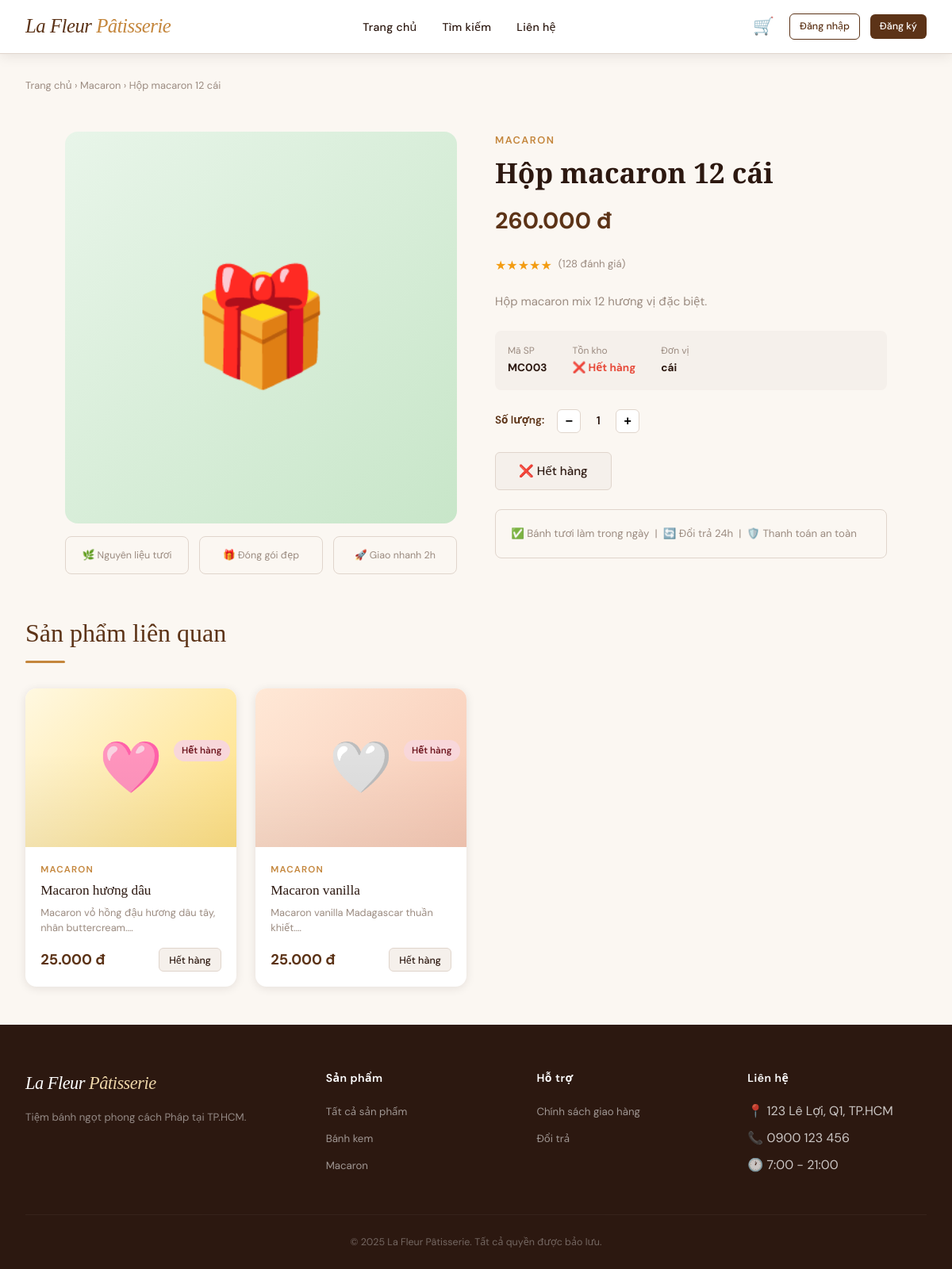
/product.php?id=11, run on the app's committed database.
### tables this page shows
CREATE TABLE products (
    id              INT UNSIGNED AUTO_INCREMENT PRIMARY KEY,
    category_id     INT UNSIGNED NOT NULL,
    code            VARCHAR(50)  NOT NULL UNIQUE,
    name            VARCHAR(200) NOT NULL,
    emoji           VARCHAR(10)  DEFAULT '',
    description     TEXT,
    image_path      VARCHAR(300) DEFAULT '',       
    unit            VARCHAR(30)  DEFAULT 'cái',
     
    cost_price      DECIMAL(12,2) NOT NULL DEFAULT 0,    
    profit_rate     DECIMAL(5,2)  NOT NULL DEFAULT 0,    
     
    stock           INT          NOT NULL DEFAULT 0,
    is_active       TINYINT(1)  NOT NULL DEFAULT 1,      
    created_at      DATETIME    NOT NULL DEFAULT CURRENT_TIMESTAMP,
    FOREIGN KEY (category_id) REFERENCES categories(id) ON UPDATE CASCADE
);

CREATE TABLE categories (
    id          INT UNSIGNED AUTO_INCREMENT PRIMARY KEY,
    name        VARCHAR(100) NOT NULL,
    emoji       VARCHAR(10)  DEFAULT '',
    description TEXT,
    is_active   TINYINT(1)  NOT NULL DEFAULT 1,
    created_at  DATETIME    NOT NULL DEFAULT CURRENT_TIMESTAMP
);

### includes/auth.php (called while the page is built, shortened)
<?php
function auth_user(): ?array {
    return $_SESSION[SESSION_USER] ?? null;
}

### includes/functions.php (called while the page is built, shortened)
<?php
function h(string $s): string {
    return htmlspecialchars($s, ENT_QUOTES | ENT_HTML5, 'UTF-8');
}
function format_currency(float $n): string {
    return number_format($n, 0, ',', '.') . ' đ';
}
function calc_sell_price(float $costPrice, float $profitRate): float {
    return round($costPrice * (1 + $profitRate / 100));
}
function sanitize_int(mixed $v, int $default = 0): int {
    return filter_var($v, FILTER_VALIDATE_INT) !== false ? (int)$v : $default;
}

### includes/db.php (called while the page is built, shortened)
<?php
function db(): PDO {
    static $pdo = null;
    if ($pdo === null) {
        $dsn = 'mysql:host=' . DB_HOST . ';dbname=' . DB_NAME . ';charset=' . DB_CHARSET;
        $options = [
            PDO::ATTR_ERRMODE            => PDO::ERRMODE_EXCEPTION,
            PDO::ATTR_DEFAULT_FETCH_MODE => PDO::FETCH_ASSOC,
            PDO::ATTR_EMULATE_PREPARES   => false,
        ];
        try {
            $pdo = new PDO($dsn, DB_USER, DB_PASS, $options);
        } catch (PDOException $e) {
            error_log('DB Connection error: ' . $e->getMessage());
            die('<div style="font-family:sans-serif;padding:2rem;color:#c0392b">
                    ⚠️ Không thể kết nối cơ sở dữ liệu. Vui lòng thử lại sau.
                 </div>');
        }
    }
    return $pdo;
}
function db_query(string $sql, array $params = []): array {
    $stmt = db()->prepare($sql);
    $stmt->execute($params);
    return $stmt->fetchAll();
}
function db_row(string $sql, array $params = []): ?array {
    $stmt = db()->prepare($sql);
    $stmt->execute($params);
    $row = $stmt->fetch();
    return $row ?: null;
}

### product.php (the view, shortened to what this page needs)
<?php
require_once __DIR__ . '/includes/db.php';
require_once __DIR__ . '/includes/auth.php';
require_once __DIR__ . '/includes/functions.php';
require_once __DIR__ . '/includes/layout.php';
$id = sanitize_int($_GET['id'] ?? 0);
$product = db_row('SELECT p.*,c.name AS cat_name FROM products p JOIN categories c ON c.id=p.category_id WHERE p.id=? AND p.is_active=1', [$id]);
$sellPrice = calc_sell_price($product['cost_price'], $product['profit_rate']);
$related   = db_query('SELECT p.*,c.name AS cat_name FROM products p JOIN categories c ON c.id=p.category_id WHERE p.category_id=? AND p.id<>? AND p.is_active=1 LIMIT 4', [$product['category_id'], $id]);
render_head(h($product['name']) . ' - La Fleur');
render_navbar();
$gradients = ['#FFE8D6,#F7C9B5','#E8F5E9,#C8E6C9','#E3F2FD,#BBDEFB','#FCE4EC,#F8BBD0','#FFF8E1,#FFE082'];
$g = $gradients[$product['id'] % count($gradients)];
?>
<div style="max-width:1200px;margin:0 auto;padding:1.5rem 2rem 0">
  <div class="breadcrumb">
    <a href="<?= BASE_URL ?>/index.php" style="color:var(--gray)">Trang chủ</a> ›
    <a href="<?= BASE_URL ?>/search.php?cat=<?= $product['category_id'] ?>" style="color:var(--gray)"><?= h($product['cat_name']) ?></a> ›
    <?= h($product['name']) ?>
  </div>
</div>
<div class="product-detail-layout">
  <div>
    <div class="product-gallery" style="<?= $product['image_path'] ? 'background:none;padding:0' : "background:linear-gradient(135deg,$g)" ?>">
      <?php if ($product['image_path']): ?>
        <img src="<?= BASE_URL ?>/uploads/products/<?= h($product['image_path']) ?>" alt="<?= h($product['name']) ?>" style="width:100%;height:100%;object-fit:cover;border-radius:16px">
      <?php else: ?>
        <span style="font-size:9rem"><?= h($product['emoji']) ?></span>
      <?php endif; ?>
    </div>
    <div style="display:flex;gap:.8rem;margin-top:1rem">
      <div style="flex:1;padding:.8rem;border:1.5px solid var(--border);border-radius:8px;text-align:center;font-size:.78rem;color:var(--gray)">🌿 Nguyên liệu tươi</div>
      <div style="flex:1;padding:.8rem;border:1.5px solid var(--border);border-radius:8px;text-align:center;font-size:.78rem;color:var(--gray)">🎁 Đóng gói đẹp</div>
      <div style="flex:1;padding:.8rem;border:1.5px solid var(--border);border-radius:8px;text-align:center;font-size:.78rem;color:var(--gray)">🚀 Giao nhanh 2h</div>
    </div>
  </div>
  <div>
    <div class="detail-cat"><?= h($product['cat_name']) ?></div>
    <h1 class="detail-name"><?= h($product['name']) ?></h1>
    <div class="detail-price"><?= format_currency($sellPrice) ?></div>
    <div style="display:flex;gap:.5rem;margin-bottom:1.2rem">
      <span style="color:#F39C12">★★★★★</span>
      <span style="font-size:.82rem;color:var(--gray)">(128 đánh giá)</span>
    </div>
    <p class="detail-desc"><?= nl2br(h($product['description'] ?? '')) ?></p>
    <div style="padding:1rem;background:var(--gray-light);border-radius:8px;margin-bottom:1.5rem;font-size:.85rem">
      <div style="display:flex;gap:2rem;flex-wrap:wrap">
        <div><span style="color:var(--gray);display:block;font-size:.75rem">Mã SP</span><strong><?= h($product['code']) ?></strong></div>
        <div><span style="color:var(--gray);display:block;font-size:.75rem">Tồn kho</span>
          <?php if ($product['stock'] <= 0): ?>
            <strong style="color:#e74c3c">❌ Hết hàng</strong>
          <?php elseif ($product['stock'] <= 5): ?>
            <strong>Còn <?= $product['stock'] ?> <span class="badge badge-warning">Sắp hết</span></strong>
          <?php else: ?>
            <strong>Còn <?= $product['stock'] ?> <?= h($product['unit'] ?? 'cái') ?></strong>
          <?php endif; ?>
        </div>
        <div><span style="color:var(--gray);display:block;font-size:.75rem">Đơn vị</span><strong><?= h($product['unit'] ?? 'cái') ?></strong></div>
      </div>
    </div>
    <div style="display:flex;align-items:center;gap:1rem;margin-bottom:1.5rem" id="qtySection" <?= $product['stock']<=0?'style="opacity:.4"':'' ?>>
      <span style="font-size:.85rem;font-weight:600;color:var(--chocolate)">Số lượng:</span>
      <div class="qty-control">
        <button class="qty-btn" onclick="changeQty(-1)">−</button>
        <span class="qty-num" id="qtyDisplay">1</span>
        <button class="qty-btn" onclick="changeQty(1)">+</button>
      </div>
    </div>
    <?php if ($product['stock'] > 0): ?>
    <div class="detail-actions">
      <button class="btn btn-caramel btn-lg" onclick="doAddCart()">🛒 Thêm vào giỏ</button>
      <button class="btn btn-primary btn-lg" onclick="doBuyNow()">⚡ Mua ngay</button>
    </div>
    <?php else: ?>
    <div class="detail-actions">
      <button class="btn btn-secondary btn-lg" disabled>❌ Hết hàng</button>
    </div>
    <?php endif; ?>
    <div style="margin-top:1.5rem;padding:1.2rem;border:1px solid var(--border);border-radius:8px;font-size:.83rem;color:var(--gray)">
      ✅ Bánh tươi làm trong ngày &nbsp;|&nbsp; 🔄 Đổi trả 24h &nbsp;|&nbsp; 🛡️ Thanh toán an toàn
    </div>
  </div>
</div>
<?php if ($related): ?>
<div style="max-width:1300px;margin:3rem auto;padding:0 2rem">
  <div class="section-title mb-4">Sản phẩm liên quan</div>
  <div class="products-grid">
    <?php foreach ($related as $rp): echo render_product_card($rp, $rp['cat_name']); endforeach; ?>
  </div>
</div>
<?php endif; ?>
<?php render_footer(); ?>

### includes/layout.php (shortened to what this page needs)
<?php
require_once __DIR__ . '/auth.php';
require_once __DIR__ . '/functions.php';
function render_head(string $title = 'La Fleur Pâtisserie'): void { ?>
<!DOCTYPE html>
<html lang="vi">
<head>
<link rel="stylesheet" href="<?= BASE_URL ?>/assets/css/style.css">
</head>
<body>
<?php }
function render_navbar(): void {
    $user  = auth_user();
    $count = cart_count();
?>
<nav class="navbar">
  <a href="<?= BASE_URL ?>/index.php" class="logo">La Fleur <span>Pâtisserie</span></a>
  <ul class="nav-links">
    <li><a href="<?= BASE_URL ?>/index.php">Trang chủ</a></li>
    <li><a href="<?= BASE_URL ?>/search.php">Tìm kiếm</a></li>
    <li><a href="<?= BASE_URL ?>/index.php#footer">Liên hệ</a></li>
  </ul>
  <div class="nav-actions">
    <a href="<?= BASE_URL ?>/cart.php" class="cart-btn">
      🛒<span class="cart-badge" <?= $count ? '' : 'style="display:none"' ?>><?= $count ?></span>
    </a>
    <?php if ($user): ?>
    <div class="user-menu">
      <button class="user-btn" onclick="this.parentElement.querySelector('.dropdown-menu').classList.toggle('open')">
        👤 <?= h(mb_substr(mb_strrchr($user['name'], ' ') ?: $user['name'], 1) ?: $user['name']) ?> ▾
      </button>
      <div class="dropdown-menu">
        <a class="dropdown-item" href="<?= BASE_URL ?>/profile.php">👤 Tài khoản</a>
        <a class="dropdown-item" href="<?= BASE_URL ?>/orders.php">📦 Đơn hàng</a>
        <hr class="dropdown-divider">
        <a class="dropdown-item" href="<?= BASE_URL ?>/logout.php">🚪 Đăng xuất</a>
      </div>
    </div>
    <?php else: ?>
    <a href="<?= BASE_URL ?>/login.php" class="btn btn-outline btn-sm">Đăng nhập</a>
    <a href="<?= BASE_URL ?>/register.php" class="btn btn-primary btn-sm">Đăng ký</a>
    <?php endif; ?>
  </div>
</nav>
<?php }
function render_footer(): void { ?>
<footer class="site-footer" id="footer">
  <div class="footer-grid">
    <div class="footer-brand">
      <a href="<?= BASE_URL ?>/index.php" class="logo">La Fleur <span style="color:var(--caramel-light)">Pâtisserie</span></a>
      <p>Tiệm bánh ngọt phong cách Pháp tại TP.HCM.</p>
    </div>
    <div class="footer-col"><h4>Sản phẩm</h4><ul>
      <li><a href="<?= BASE_URL ?>/search.php">Tất cả sản phẩm</a></li>
      <li><a href="<?= BASE_URL ?>/search.php?cat=1">Bánh kem</a></li>
      <li><a href="<?= BASE_URL ?>/search.php?cat=4">Macaron</a></li>
    </ul></div>
    <div class="footer-col"><h4>Hỗ trợ</h4><ul>
      <li><a href="#">Chính sách giao hàng</a></li>
      <li><a href="#">Đổi trả</a></li>
    </ul></div>
    <div class="footer-col"><h4>Liên hệ</h4><ul>
      <li>📍 123 Lê Lợi, Q1, TP.HCM</li>
      <li>📞 0900 123 456</li>
      <li>🕐 7:00 - 21:00</li>
    </ul></div>
  </div>
  <div class="footer-bottom">© 2025 La Fleur Pâtisserie. Tất cả quyền được bảo lưu.</div>
</footer>
</body></html>
<?php }
function render_product_card(array $p, string $catName = ''): string {
    $price    = calc_sell_price($p['cost_price'], $p['profit_rate']);
    $imgHtml  = $p['image_path']
        ? '<img src="' . BASE_URL . '/uploads/products/' . h($p['image_path']) . '" alt="' . h($p['name']) . '" style="width:100%;height:100%;object-fit:cover">'
        : '<span style="font-size:4rem">' . h($p['emoji']) . '</span>';
    $gradients = ['#FFE8D6,#F7C9B5','#E8F5E9,#C8E6C9','#E3F2FD,#BBDEFB','#FCE4EC,#F8BBD0','#FFF8E1,#FFE082'];
    $g = $gradients[$p['id'] % count($gradients)];
    $bgStyle  = $p['image_path'] ? '' : "background:linear-gradient(135deg,{$g})";
    $stockBadge = $p['stock'] <= 0
        ? '<div style="position:absolute;top:.5rem;right:.5rem"><span class="badge badge-danger">Hết hàng</span></div>'
        : ($p['stock'] <= 5 ? '<div style="position:absolute;top:.5rem;right:.5rem"><span class="badge badge-warning">Còn ' . $p['stock'] . '</span></div>' : '');
    $addBtn = $p['stock'] > 0
        ? '<button class="btn btn-caramel btn-sm" onclick="event.stopPropagation();addToCartAjax(' . $p['id'] . ',this)">+ Giỏ hàng</button>'
        : '<button class="btn btn-secondary btn-sm" disabled>Hết hàng</button>';
    return '
      <div class="product-card" onclick="location.href=\'' . BASE_URL . '/product.php?id=' . $p['id'] . '\'">
        <div class="product-thumb" style="' . $bgStyle . ';position:relative">' . $imgHtml . $stockBadge . '</div>
        <div class="product-info">
          <div class="product-cat">' . h($catName) . '</div>
          <div class="product-name">' . h($p['name']) . '</div>
          <div class="product-desc">' . h(mb_substr($p['description'] ?? '', 0, 80)) . '…</div>
          <div class="product-footer">
            <div class="product-price">' . format_currency($price) . '</div>
            ' . $addBtn . '
          </div>
        </div>
      </div>';
}

### data on the page
products: category.name "Macaron", name "Hộp macaron 12 cái", emoji "🎁", category.name "MACARON", format_currency($sellPrice) "260.000 đ", description "Hộp macaron mix 12 hương vị đặc biệt.", code "MC003", unit "cái"
products: emoji "🩷", stock "Hết hàng", category.name "MACARON", name "Macaron hương dâu", description "Macaron vỏ hồng đậu hương dâu tây, nhân buttercream.", format_currency($price) "25.000 đ"
products: emoji "🤍", stock "Hết hàng", category.name "MACARON", name "Macaron vanilla", description "Macaron vanilla Madagascar thuần khiết.", format_currency($price) "25.000 đ"
